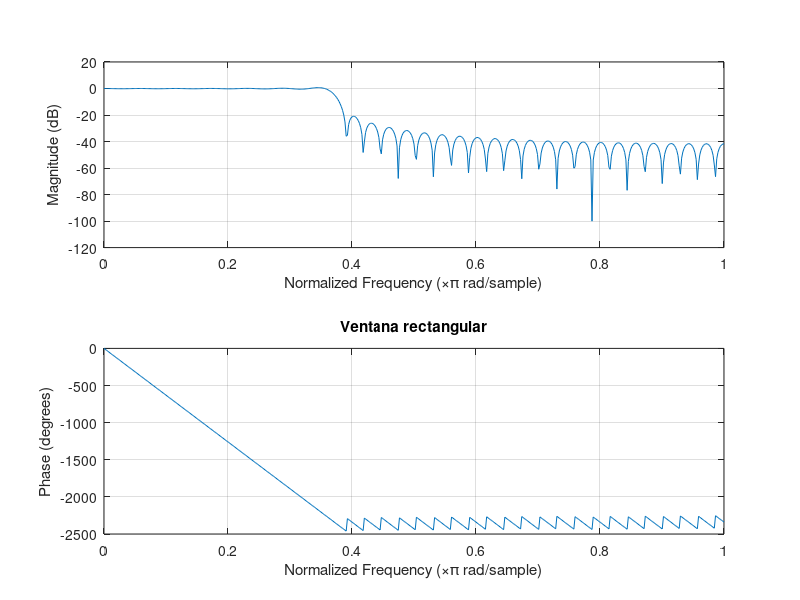
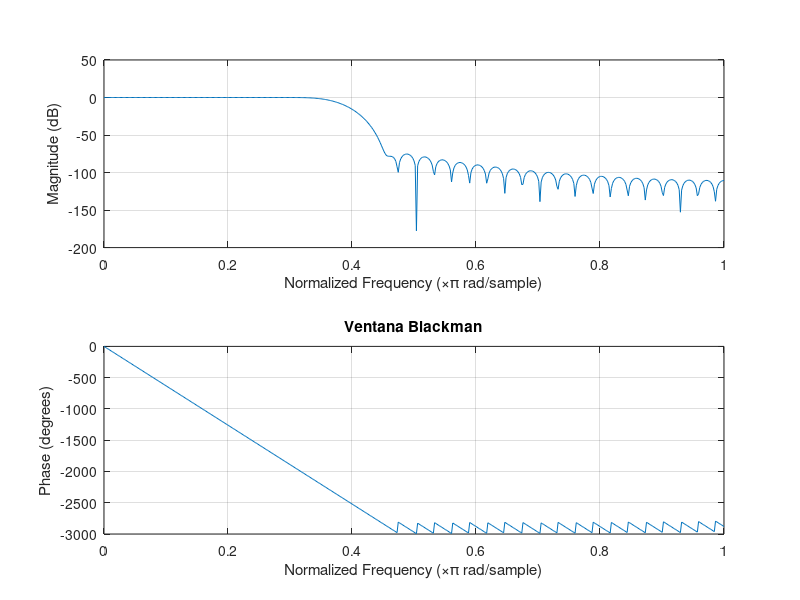

Reproduce these figures in MATLAB, in order.
%% DISE ̃NO DE FILTROSFIRUSANDO HERRAMIENTAS DEMATLAB 1) 


N = 70; %orden
fc = 3000; %hz -> x
tm = 16000; % sps -> 2

W =  fc*2/tm; % ?????? 

rect = rectwin(N+1);
bckmn = blackman(N+1);

B1 = fir1(N,W,rect);
B2 = fir1(N,W,bckmn);

%usar comando fdatool y generar filtro con B.
figure 
freqz(B1)
title('Ventana rectangular');

figure
freqz(B2)
title('Ventana Blackman');

%% 2)


%% 3)


